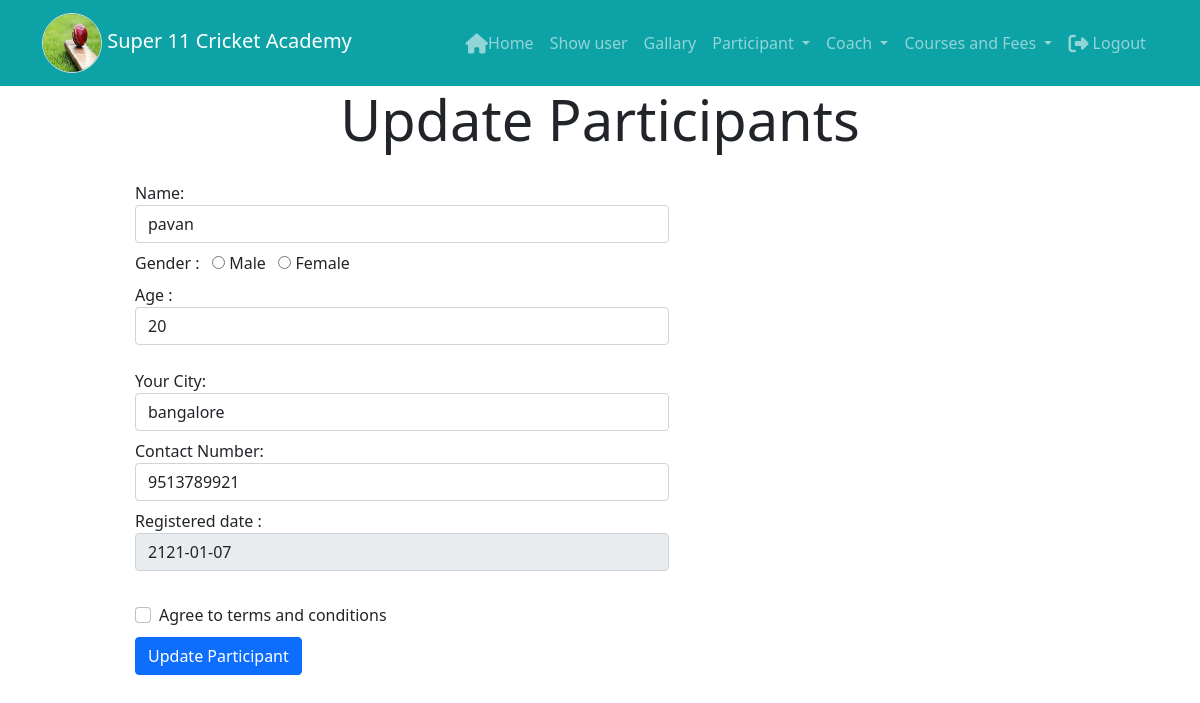
Screenshot of /Update_par.php?id=14 with the database file from the repository.
### tables this page shows
CREATE TABLE `paticipant` (
  `par_id` int(10) NOT NULL,
  `name` varchar(20) NOT NULL,
  `gender` varchar(30) NOT NULL,
  `age` int(20) NOT NULL,
  `city` varchar(40) NOT NULL,
  `contact` bigint(10) NOT NULL,
  `r_d` date NOT NULL
);

### Update_par.php (the view, shortened to what this page needs)
<?php
    $connection = mysqli_connect ("localhost","root","");
    $name = "";
    $age = "";
    $city = "";
    $contact = "";
    $query = "select * from paticipant where par_id = $_GET[id]";
    $query_run = mysqli_query($connection,$query);
    while($row = mysqli_fetch_assoc($query_run))
    {
        $name = $row['name'];
        $age = $row['age'];
        $city = $row['city'];
        $contact = $row['contact'];
    }
?>
<!DOCTYPE html>
<html lang="en">
<head>
  <link href="https://cdn.jsdelivr.net/npm/bootstrap@5.0.0-beta1/dist/css/bootstrap.min.css" rel="stylesheet"
>
  <link rel="stylesheet" href="Css/style.css">
</head>
<body>
  <nav class="navbar navbar-dark navbar-expand-sm" style="background-color: #0DA2A6" ;>
    <div class=" container">
      <a class="navbar-brand" href=""><img src="Images/cricket.jpeg" alt="" class="rounded-circle border" height="60"
          width="60">
        Super 11 Cricket Academy</a>
      <ul class="nav navbar-nav navbar navbar-right">
        <li class="nav-item active"><a class="nav-link" href="admin_dashboard.php"><i
              class="fa fa-home fa-lg"></i>Home</a></li>
        <li class="nav-item "><a class="nav-link" href="show_user.php">Show user</a></li>
        <li class="nav-item "><a class="nav-link" href="gallary.php">Gallary</a></li>
        <li class="nav-item dropdown">
          <a class="nav-link dropdown-toggle" href="#" id="navbarDropdown" role="button" data-bs-toggle="dropdown"
            aria-expanded="false">
            Participant
          </a>
        </li>
        <li class="nav-item dropdown">
          <a class="nav-link dropdown-toggle" href="#" id="navbarDropdown" role="button" data-bs-toggle="dropdown"
            aria-expanded="false">
            Coach
          </a>
        </li>
        <li class="nav-item dropdown">
          <a class="nav-link dropdown-toggle" href="#" id="navbarDropdown" role="button" data-bs-toggle="dropdown"
            aria-expanded="false">
            Courses and Fees
          </a>
        </li>
        <li class="nav-item "><a class="nav-link btn-pd" href="logout.php"> <i class="fa fa-sign-out fa-lg"></i>
            Logout</a></li> &nbsp
      </ul>
    </div>
  </nav>
  <h1 class="display-4" style="text-align:center">Update Participants</h1>
  <div class="">
    <div class="container pd">
      <div class="row col-12">
        <div class="offset-1 col-6">
          <form action="" method="post">
            <div class="form-group">
              <label for="Name">Name:</label>
              <input type="text" name="name" class="form-control" placeholder="Name" id="Name" required=""
                value="<?php echo $name?>">
            </div>
            <div class="form-group my-2">
              <label> Gender : </label> &nbsp
              <input type="radio" id="male" name="gender" value="male" required="">
              <label for="male"> Male </label> &nbsp
              <input type="radio" id="female" name="gender" value="female" required="">
              <label for="female"> Female </label><br>
            </div>
            <div class="form-group">
              <label>Age :</label>
              <input type="number" name="age" class="form-control" required="" placeholder="Age" required=""
                value="<?php echo $age?>"> <br>
            </div>
            <div class="form-group">
              <label for="city"> Your City:</label>
              <input type="text" name="city" class="form-control" placeholder="your city" id="city" required=""
                value="<?php echo $city?>">
            </div>
            <div class="form-group my-2">
              <label for="numb"> Contact Number:</label>
              <input type="number" name="contact" class="form-control" placeholder="Phone Number" id="numb" required=""
                value="<?php echo $contact?>">
            </div>
            <div class="form-group">
              <label>Registered date : </label>
              <input type="text" name="r_d" class="form-control" value="<?php echo date("yy-m-d");?>" required=""
                readonly>
            </div> <br>
            <div class="form-check mt-2">
              <input class="form-check-input" type="checkbox" value="" id="invalidCheck" required>
              <label class="form-check-label" for="invalidCheck">
                Agree to terms and conditions
              </label>
            </div>
            <button type="submit" name="submit" class="btn btn-primary mt-2">Update Participant</button>
          </form>
        </div>
      </div>
    </div>
  </div>
</body>
</html>

### Css/style.css (style rules this page uses)
.pd { padding-top: 20px; padding-bottom: 20px; }

### rows the page displays
paticipant: name "pavan", age "20", city "bangalore", contact "9513789921"
